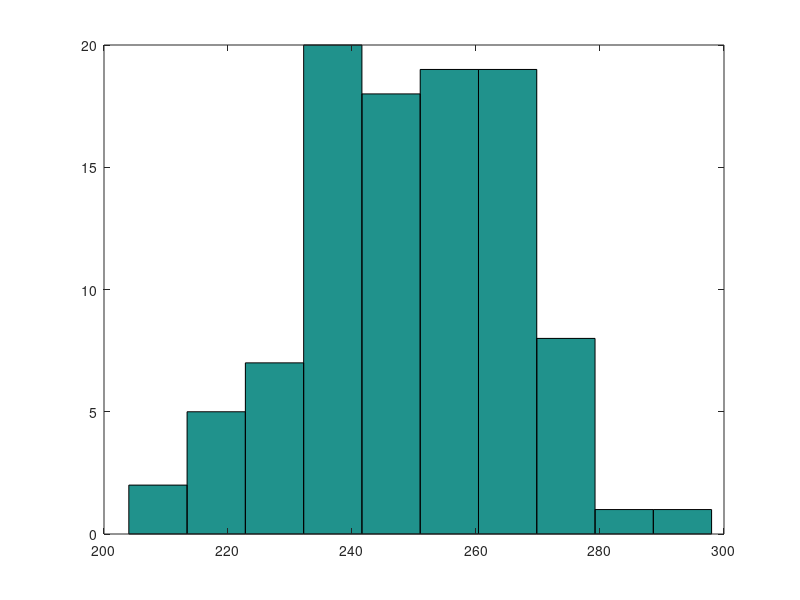
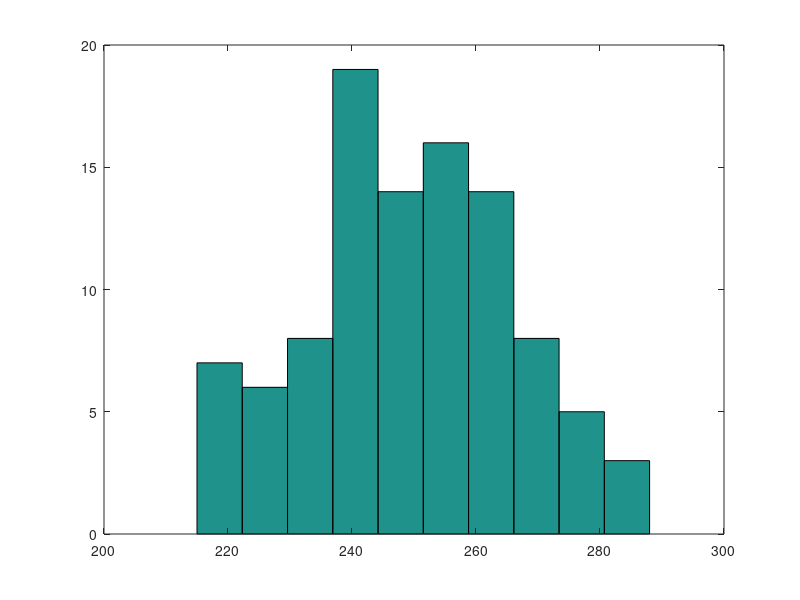
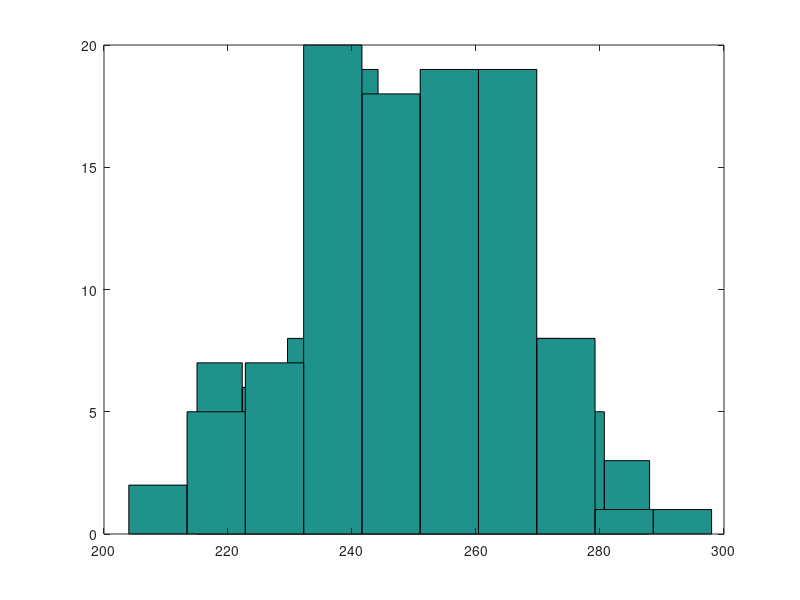

MATLAB code for these plots, in order:
% first estimate
lambda = 25*10;
% generate 100 trials
spikes = poissrnd(lambda, 100, 1);
figure
hist(spikes)

% second estimate
events = zeros(1,100);
intervals = 10 * 1000;
for trial = 1:100
    lambda_ms = 25 * 0.001;  
    events(trial) = sum(rand(intervals, 1) < lambda_ms);
end
figure
hist(events)


%% 

figure
hist(events)
hold on
hist(spikes)